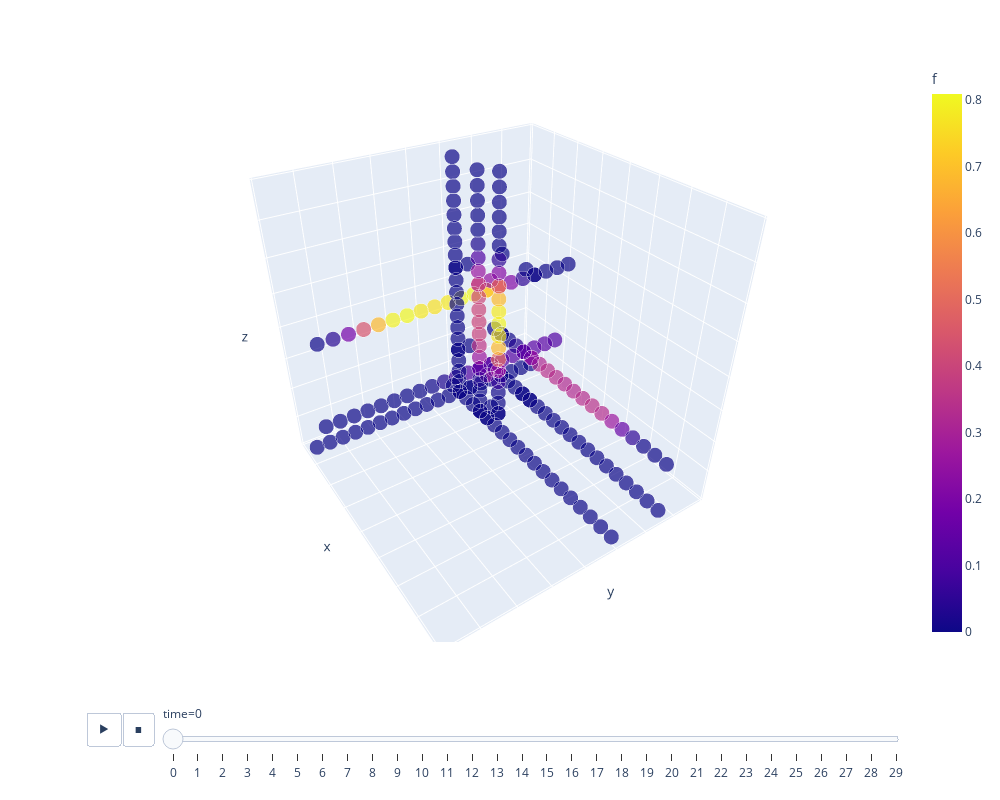

The cell this chart's notebook holds for it:
### Code cell
G_opt, df = ttnopt(G, O, nsweep = 5)
fig = grid_animation(df)
fig.show()

### Figure 1 — Plotly figure (JSON) as saved in the notebook; plotly's stock layout.template omitted (floating-point values rounded to 4 significant figures; data arrays with more than 128 entries replaced by an {"elided": "..."} marker saying what was removed)
{"data": [{"hovertemplate": "<b>%{hovertext}</b><br><br>time=0<br>x1=%{x}<br>x2=%{y}<br>x3=%{z}<br>size=%{marker.size}<br>f=%{marker.color}<extra></extra>", "hovertext": {"elided": "207 int values"}, "ids": {"elided": "207 int values"}, "legendgroup": "", "marker": {"color": {"elided": "207 float values"}, "coloraxis": "coloraxis", "size": {"elided": "207 int values"}, "sizemode": "area", "sizeref": 0.004444, "symbol": "circle"}, "mode": "markers", "name": "", "scene": "scene", "showlegend": false, "type": "scatter3d", "x": {"elided": "207 float values"}, "y": {"elided": "207 float values"}, "z": {"elided": "207 float values"}}], "layout": {"coloraxis": {"colorbar": {"title": {"text": "f"}}, "colorscale": [[0, "#0d0887"], [0.1111, "#46039f"], [0.2222, "#7201a8"], [0.3333, "#9c179e"], [0.4444, "#bd3786"], [0.5556, "#d8576b"], [0.6667, "#ed7953"], [0.7778, "#fb9f3a"], [0.8889, "#fdca26"], [1, "#f0f921"]]}, "height": 800, "legend": {"itemsizing": "constant", "tracegroupgap": 0}, "margin": {"t": 60}, "scene": {"camera": {"center": {"x": 0, "y": 0, "z": 0}, "eye": {"x": 1.5, "y": -1, "z": 1.2}, "up": {"x": 0, "y": 0, "z": 1}}, "domain": {"x": [0, 1], "y": [0, 1]}, "xaxis": {"showticklabels": false, "title": {"text": "x"}}, "yaxis": {"showticklabels": false, "title": {"text": "y"}}, "zaxis": {"showticklabels": false, "title": {"text": "z"}}}, "sliders": [{"active": 0, "currentvalue": {"prefix": "time="}, "len": 0.9, "pad": {"b": 10, "t": 60}, "steps": [{"args": [["0"], {"frame": {"duration": 0, "redraw": true}, "fromcurrent": true, "mode": "immediate", "transition": {"duration": 0, "easing": "linear"}}], "label": "0", "method": "animate"}, {"args": [["1"], {"frame": {"duration": 0, "redraw": true}, "fromcurrent": true, "mode": "immediate", "transition": {"duration": 0, "easing": "linear"}}], "label": "1", "method": "animate"}, {"args": [["2"], {"frame": {"duration": 0, "redraw": true}, "fromcurrent": true, "mode": "immediate", "transition": {"duration": 0, "easing": "linear"}}], "label": "2", "method": "animate"}, {"args": [["3"], {"frame": {"duration": 0, "redraw": true}, "fromcurrent": true, "mode": "immediate", "transition": {"duration": 0, "easing": "linear"}}], "label": "3", "method": "animate"}, {"args": [["4"], {"frame": {"duration": 0, "redraw": true}, "fromcurrent": true, "mode": "immediate", "transition": {"duration": 0, "easing": "linear"}}], "label": "4", "method": "animate"}, {"args": [["5"], {"frame": {"duration": 0, "redraw": true}, "fromcurrent": true, "mode": "immediate", "transition": {"duration": 0, "easing": "linear"}}], "label": "5", "method": "animate"}, {"args": [["6"], {"frame": {"duration": 0, "redraw": true}, "fromcurrent": true, "mode": "immediate", "transition": {"duration": 0, "easing": "linear"}}], "label": "6", "method": "animate"}, {"args": [["7"], {"frame": {"duration": 0, "redraw": true}, "fromcurrent": true, "mode": "immediate", "transition": {"duration": 0, "easing": "linear"}}], "label": "7", "method": "animate"}, {"args": [["8"], {"frame": {"duration": 0, "redraw": true}, "fromcurrent": true, "mode": "immediate", "transition": {"duration": 0, "easing": "linear"}}], "label": "8", "method": "animate"}, {"args": [["9"], {"frame": {"duration": 0, "redraw": true}, "fromcurrent": true, "mode": "immediate", "transition": {"duration": 0, "easing": "linear"}}], "label": "9", "method": "animate"}, {"args": [["10"], {"frame": {"duration": 0, "redraw": true}, "fromcurrent": true, "mode": "immediate", "transition": {"duration": 0, "easing": "linear"}}], "label": "10", "method": "animate"}, {"args": [["11"], {"frame": {"duration": 0, "redraw": true}, "fromcurrent": true, "mode": "immediate", "transition": {"duration": 0, "easing": "linear"}}], "label": "11", "method": "animate"}, {"args": [["12"], {"frame": {"duration": 0, "redraw": true}, "fromcurrent": true, "mode": "immediate", "transition": {"duration": 0, "easing": "linear"}}], "label": "12", "method": "animate"}, {"args": [["13"], {"frame": {"duration": 0, "redraw": true}, "fromcurrent": true, "mode": "immediate", "transition": {"duration": 0, "easing": "linear"}}], "label": "13", "method": "animate"}, {"args": [["14"], {"frame": {"duration": 0, "redraw": true}, "fromcurrent": true, "mode": "immediate", "transition": {"duration": 0, "easing": "linear"}}], "label": "14", "method": "animate"}, {"args": [["15"], {"frame": {"duration": 0, "redraw": true}, "fromcurrent": true, "mode": "immediate", "transition": {"duration": 0, "easing": "linear"}}], "label": "15", "method": "animate"}, {"args": [["16"], {"frame": {"duration": 0, "redraw": true}, "fromcurrent": true, "mode": "immediate", "transition": {"duration": 0, "easing": "linear"}}], "label": "16", "method": "animate"}, {"args": [["17"], {"frame": {"duration": 0, "redraw": true}, "fromcurrent": true, "mode": "immediate", "transition": {"duration": 0, "easing": "linear"}}], "label": "17", "method": "animate"}, {"args": [["18"], {"frame": {"duration": 0, "redraw": true}, "fromcurrent": true, "mode": "immediate", "transition": {"duration": 0, "easing": "linear"}}], "label": "18", "method": "animate"}, {"args": [["19"], {"frame": {"duration": 0, "redraw": true}, "fromcurrent": true, "mode": "immediate", "transition": {"duration": 0, "easing": "linear"}}], "label": "19", "method": "animate"}, {"args": [["20"], {"frame": {"duration": 0, "redraw": true}, "fromcurrent": true, "mode": "immediate", "transition": {"duration": 0, "easing": "linear"}}], "label": "20", "method": "animate"}, {"args": [["21"], {"frame": {"duration": 0, "redraw": true}, "fromcurrent": true, "mode": "immediate", "transition": {"duration": 0, "easing": "linear"}}], "label": "21", "method": "animate"}, {"args": [["22"], {"frame": {"duration": 0, "redraw": true}, "fromcurrent": true, "mode": "immediate", "transition": {"duration": 0, "easing": "linear"}}], "label": "22", "method": "animate"}, {"args": [["23"], {"frame": {"duration": 0, "redraw": true}, "fromcurrent": true, "mode": "immediate", "transition": {"duration": 0, "easing": "linear"}}], "label": "23", "method": "animate"}, {"args": [["24"], {"frame": {"duration": 0, "redraw": true}, "fromcurrent": true, "mode": "immediate", "transition": {"duration": 0, "easing": "linear"}}], "label": "24", "method": "animate"}, {"args": [["25"], {"frame": {"duration": 0, "redraw": true}, "fromcurrent": true, "mode": "immediate", "transition": {"duration": 0, "easing": "linear"}}], "label": "25", "method": "animate"}, {"args": [["26"], {"frame": {"duration": 0, "redraw": true}, "fromcurrent": true, "mode": "immediate", "transition": {"duration": 0, "easing": "linear"}}], "label": "26", "method": "animate"}, {"args": [["27"], {"frame": {"duration": 0, "redraw": true}, "fromcurrent": true, "mode": "immediate", "transition": {"duration": 0, "easing": "linear"}}], "label": "27", "method": "animate"}, {"args": [["28"], {"frame": {"duration": 0, "redraw": true}, "fromcurrent": true, "mode": "immediate", "transition": {"duration": 0, "easing": "linear"}}], "label": "28", "method": "animate"}, {"args": [["29"], {"frame": {"duration": 0, "redraw": true}, "fromcurrent": true, "mode": "immediate", "transition": {"duration": 0, "easing": "linear"}}], "label": "29", "method": "animate"}], "x": 0.1, "xanchor": "left", "y": 0, "yanchor": "top"}], "updatemenus": [{"buttons": [{"args": [null, {"frame": {"duration": 100, "redraw": true}, "fromcurrent": true, "mode": "immediate", "transition": {"duration": 20, "easing": "linear"}}], "label": "&#9654;", "method": "animate"}, {"args": [[null], {"frame": {"duration": 0, "redraw": true}, "fromcurrent": true, "mode": "immediate", "transition": {"duration": 0, "easing": "linear"}}], "label": "&#9724;", "method": "animate"}], "direction": "left", "pad": {"r": 10, "t": 70}, "showactive": false, "type": "buttons", "x": 0.1, "xanchor": "right", "y": 0, "yanchor": "top"}], "width": 1000}}
